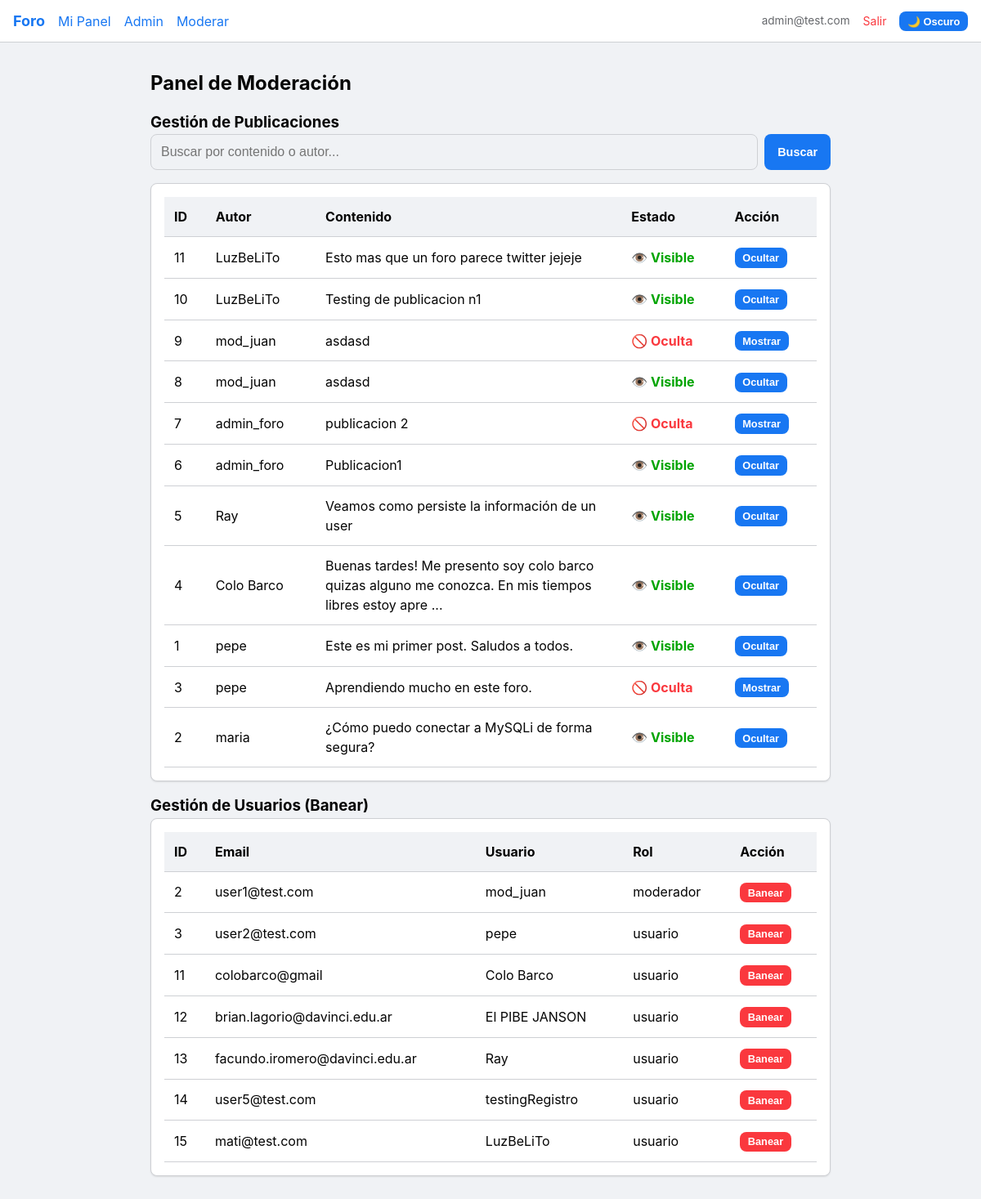
Page /admin/moderar.php (signed in) on the committed database.
### tables this page shows
CREATE TABLE
    `publicaciones` (
        `id_publicacion` int (11) NOT NULL,
        `autor_id` int (11) NOT NULL,
        `contenido` text NOT NULL,
        `fecha_creacion` timestamp NULL DEFAULT current_timestamp(),
        `me_gusta` int (11) DEFAULT 0,
        `estado_visibilidad` enum ('visible', 'oculta') NOT NULL DEFAULT 'visible'
    );

CREATE TABLE
    `perfiles` (
        `id_perfil` int (11) NOT NULL,
        `usuario_id` int (11) NOT NULL,
        `usuario` varchar(50) NOT NULL,
        `nombre` varchar(100) NOT NULL,
        `apellido` varchar(100) NOT NULL,
        `telefono` varchar(20) DEFAULT NULL,
        `biografia` text DEFAULT NULL
    );

CREATE TABLE
    `usuarios` (
        `id` int (11) NOT NULL,
        `email` varchar(100) NOT NULL,
        `password` varchar(255) NOT NULL,
        `rol` enum ('admin', 'moderador', 'usuario') NOT NULL DEFAULT 'usuario',
        `perfil_completo` tinyint (1) NOT NULL DEFAULT 0,
        `baneado` tinyint (1) NOT NULL DEFAULT 0
    );

### clases/Database.php (called while the page is built, shortened)
<?php
class Database
{
    private static $instancia = null;
    private $conexion;
    private function __construct()
    {
        $es_local = ($_SERVER['SERVER_NAME'] === 'localhost' || $_SERVER['SERVER_NAME'] === '127.0.1');
        if ($es_local) {
            $servidor = "localhost";
            $usuario_db = "root";
            $clave_db = "";
            $base_datos = "parcial2";
            $puerto = 3306;
        } else {
            $servidor = "sql306.infinityfree.com";
            $usuario_db = "if0_43221022";
            $clave_db = "lufqLpMyAVzbus";
            $base_datos = "if0_43221022_parcial2";
            $puerto = 3306;
        }
        $this->conexion = new mysqli($servidor, $usuario_db, $clave_db, $base_datos, $puerto);
    }
    public static function getInstance()
    {
        if (self::$instancia === null) {
            self::$instancia = new Database();
        }
        return self::$instancia;
    }
    public function getConexion()
    {
        return $this->conexion;
    }
}

### clases/Publicacion.php (called while the page is built, shortened)
<?php
class Publicacion
{
    private $db;
    public function __construct()
    {
        $this->db = Database::getInstance()->getConexion();
    }
    public function obtenerTodasModeracion($busqueda = '')
    {
        $sql = "SELECT p.id_publicacion, p.contenido, p.estado_visibilidad, perf.usuario
                FROM publicaciones p
                JOIN perfiles perf ON p.autor_id = perf.usuario_id";
        $sql .= " ORDER BY p.fecha_creacion DESC";
        return $this->db->query($sql)->fetch_all(MYSQLI_ASSOC);
    }
}

### clases/Usuario.php (called while the page is built, shortened)
<?php
class Usuario
{
    private $db;
    public function __construct()
    {
        $this->db = Database::getInstance()->getConexion();
    }
    public function obtenerTodos()
    {
        $sql = "SELECT u.id, u.email, u.rol, u.baneado, p.id_perfil, p.usuario, p.nombre, p.apellido
                FROM usuarios u
                LEFT JOIN perfiles p ON u.id = p.usuario_id";
        return $this->db->query($sql)->fetch_all(MYSQLI_ASSOC);
    }
}

### componentes/tabla_mod_publicaciones.php (the view, shortened to what this page needs)
<?php
if (!isset($publicaciones) || empty($publicaciones)): ?>
    <p class="text-muted" style="text-align: center;">No hay publicaciones para moderar.</p>
<?php else: ?>
    <div class="table-container card">
        <table class="table">
            <thead>
                <tr style="background-color: var(--bg-body);">
                    <th>ID</th>
                    <th>Autor</th>
                    <th>Contenido</th>
                    <th>Estado</th>
                    <th>Acción</th>
                </tr>
            </thead>
            <tbody>
                <?php foreach ($publicaciones as $pub): ?>
                    <tr>
                        <td><?php echo $pub['id_publicacion']; ?></td>
                        <td><?php echo htmlspecialchars($pub['usuario'] ?? 'Sin perfil'); ?></td>
                        <td style="max-width: 300px; word-wrap: break-word;">
                            <?php echo nl2br(htmlspecialchars(substr($pub['contenido'] ?? '', 0, 100))); ?>
                            <?php if (strlen($pub['contenido'] ?? '') > 100) echo "..."; ?>
                        </td>
                        <td>
                            <?php if ($pub['estado_visibilidad'] === 'visible'): ?>
                                <span style="color: var(--success-color); font-weight: bold;">👁️ Visible</span>
                            <?php else: ?>
                                <span style="color: var(--danger-color); font-weight: bold;">🚫 Oculta</span>
                            <?php endif; ?>
                        </td>
                        <td>
                            <form method="POST" style="display:inline;">
                                <button type="submit" name="cambiar_estado" class="btn btn-primary" style="padding: 0.3rem 0.6rem; font-size: 0.8rem;">
                                    <?php echo $pub['estado_visibilidad'] === 'visible' ? 'Ocultar' : 'Mostrar'; ?>
                                </button>
                            </form>
                        </td>
                    </tr>
                <?php endforeach; ?>
            </tbody>
        </table>
    </div>
<?php endif; ?>

### componentes/tabla_mod_usuarios.php (shortened to what this page needs)
<?php
if (!isset($usuarios) || empty($usuarios)): ?>
    <p class="text-muted" style="text-align: center;">No hay usuarios para moderar.</p>
<?php else: ?>
    <div class="table-container card">
        <table class="table">
            <thead>
                <tr style="background-color: var(--bg-body);">
                    <th>ID</th>
                    <th>Email</th>
                    <th>Usuario</th>
                    <th>Rol</th>
                    <th>Acción</th>
                </tr>
            </thead>
            <tbody>
                <?php foreach ($usuarios as $user): ?>
                    <?php if ($user['rol'] !== 'admin' && !$user['baneado']): ?>
                        <tr>
                            <td><?php echo $user['id']; ?></td>
                            <td><?php echo htmlspecialchars($user['email']); ?></td>
                            <td><?php echo htmlspecialchars($user['usuario'] ?? 'Sin perfil'); ?></td>
                            <td><?php echo htmlspecialchars($user['rol']); ?></td>
                            <td>
                                <form method="POST" style="display:inline;" onsubmit="return confirm('¿Banear a este usuario?');">
                                    <button type="submit" name="banear_usuario_mod" class="btn btn-danger" style="padding: 0.3rem 0.6rem; font-size: 0.8rem;">Banear</button>
                                </form>
                            </td>
                        </tr>
                    <?php endif; ?>
                <?php endforeach; ?>
            </tbody>
        </table>
    </div>
<?php endif; ?>

### css/global.css (style rules this page uses)
:root { --bg-body: #f0f2f5; --bg-card: #ffffff; --bg-nav: #ffffff; --text-main: #050505; --text-muted: #65676b; --border-color: #ced0d4; --primary-color: #1877f2; --primary-hover: #166fe5; --danger-color: #fa383e; --success-color: #00a400; --border-radius: 8px; --shadow-sm: 0 1px 2px rgba(0, 0, 0, 0.1); --shadow-md: 0 2px 4px rgba(0, 0, 0, 0.1); }
* { box-sizing: border-box; margin: 0; padding: 0; }
body { background-color: var(--bg-body); color: var(--text-main); font-family: -apple-system, BlinkMacSystemFont, "Segoe UI", Roboto, Helvetica, Arial, sans-serif; line-height: 1.5; transition: background-color 0.3s, color 0.3s; }
.card { background-color: var(--bg-card); border: 1px solid var(--border-color); border-radius: var(--border-radius); box-shadow: var(--shadow-sm); padding: 1rem; margin-bottom: 1rem; }
.btn { padding: 0.5rem 1rem; border: none; border-radius: var(--border-radius); cursor: pointer; font-weight: bold; font-size: 0.9rem; transition: background-color 0.2s; }
.btn-primary { background-color: var(--primary-color); color: white; }
.btn-danger { background-color: var(--danger-color); color: white; }
.table-container { overflow-x: auto; }
.table { width: 100%; border-collapse: collapse; text-align: left; }
.table th, .table td { padding: 0.75rem; border-bottom: 1px solid var(--border-color); }
.table th { background-color: var(--bg-body); font-weight: bold; }

### rows in the picture
publicaciones: id_publicacion "11", perfiles.usuario "LuzBeLiTo", contenido "Esto mas que un foro parece twitter jejeje", estado_visibilidad "👁️ Visible"
publicaciones: id_publicacion "10", perfiles.usuario "LuzBeLiTo", contenido "Testing de publicacion n1", estado_visibilidad "👁️ Visible"
publicaciones: id_publicacion "9", perfiles.usuario "mod_juan", contenido "asdasd", estado_visibilidad "🚫 Oculta"
publicaciones: id_publicacion "8", perfiles.usuario "mod_juan", contenido "asdasd", estado_visibilidad "👁️ Visible"
publicaciones: id_publicacion "7", perfiles.usuario "admin_foro", contenido "publicacion 2", estado_visibilidad "🚫 Oculta"
publicaciones: id_publicacion "6", perfiles.usuario "admin_foro", contenido "Publicacion1", estado_visibilidad "👁️ Visible"
publicaciones: id_publicacion "5", perfiles.usuario "Ray", contenido "Veamos como persiste la información de un user", estado_visibilidad "👁️ Visible"
publicaciones: id_publicacion "4", perfiles.usuario "Colo Barco", contenido "Buenas tardes! Me presento soy colo barco quizas alguno me conozca. En mis tiempos libres estoy apre", estado_visibilidad "👁️ Visible"
publicaciones: id_publicacion "1", perfiles.usuario "pepe", contenido "Este es mi primer post. Saludos a todos.", estado_visibilidad "👁️ Visible"
publicaciones: id_publicacion "3", perfiles.usuario "pepe", contenido "Aprendiendo mucho en este foro.", estado_visibilidad "🚫 Oculta"
publicaciones: id_publicacion "2", perfiles.usuario "maria", contenido "¿Cómo puedo conectar a MySQLi de forma segura?", estado_visibilidad "👁️ Visible"
perfiles: usuario "2", usuario.email "user1@test.com", usuario "mod_juan", usuario.rol "moderador"
perfiles: usuario "3", usuario.email "user2@test.com", usuario "pepe", usuario.rol "usuario"
perfiles: usuario "11", usuario.email "colobarco@gmail", usuario "Colo Barco", usuario.rol "usuario"
perfiles: usuario "12", usuario.email "brian.lagorio@davinci.edu.ar", usuario "El PIBE JANSON", usuario.rol "usuario"
perfiles: usuario "13", usuario.email "facundo.iromero@davinci.edu.ar", usuario "Ray", usuario.rol "usuario"
perfiles: usuario "14", usuario.email "user5@test.com", usuario "testingRegistro", usuario.rol "usuario"
perfiles: usuario "15", usuario.email "mati@test.com", usuario "LuzBeLiTo", usuario.rol "usuario"

### other values in the picture
$_SESSION['usuario_email'] "admin@test.com"
